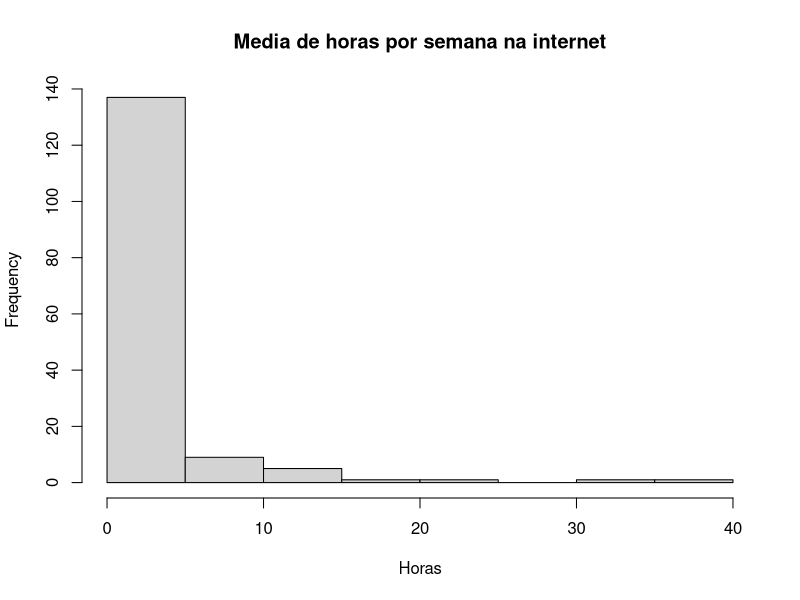
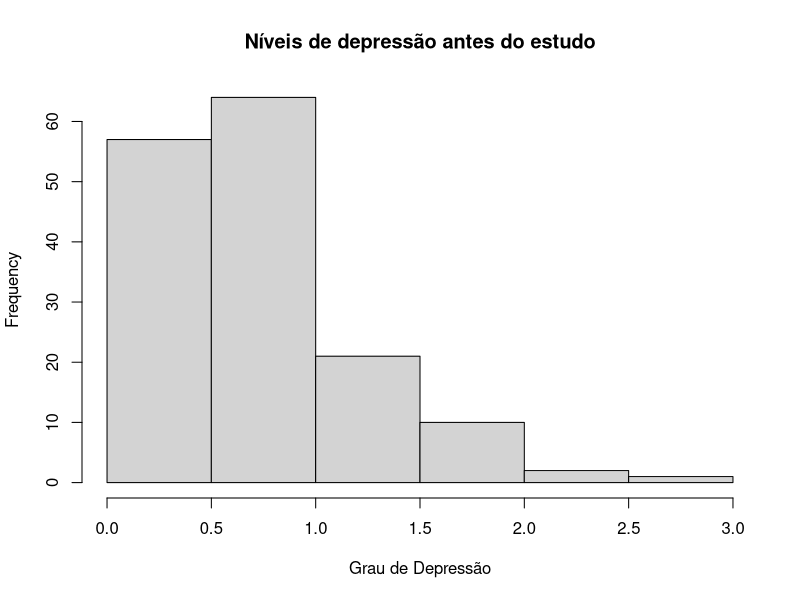
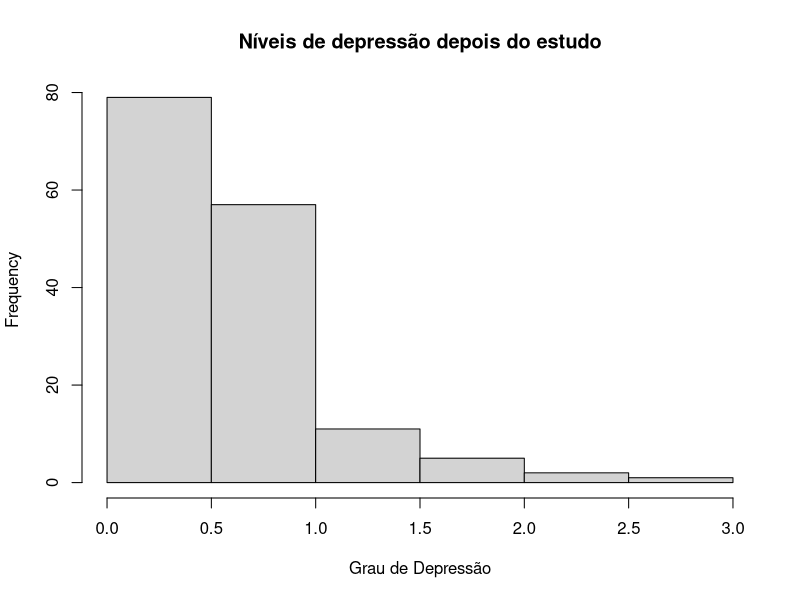
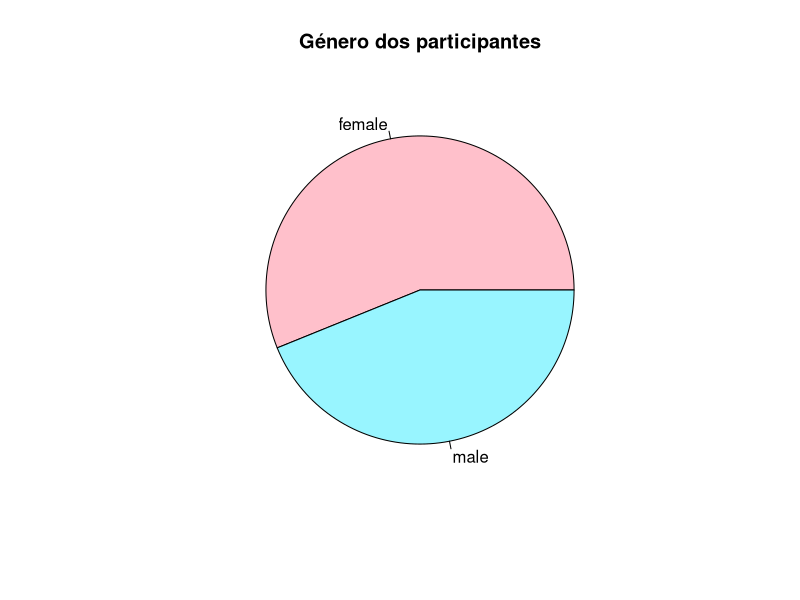
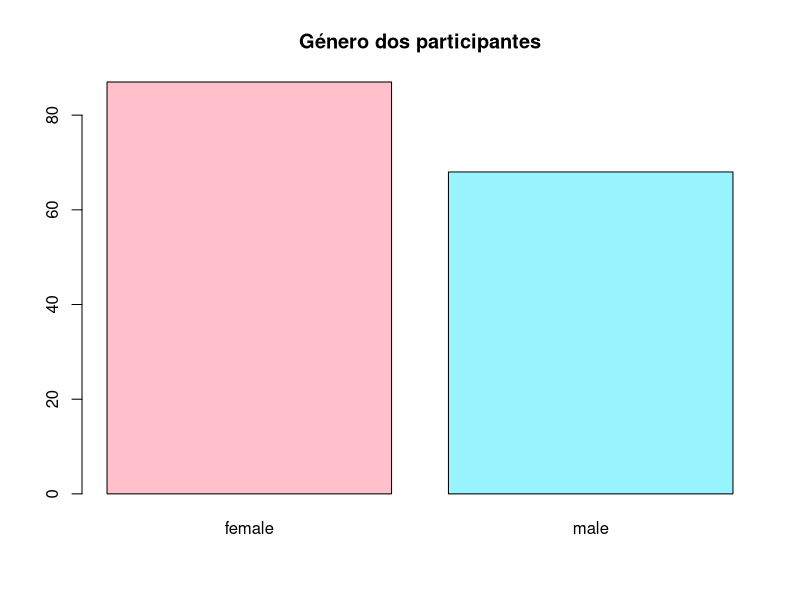
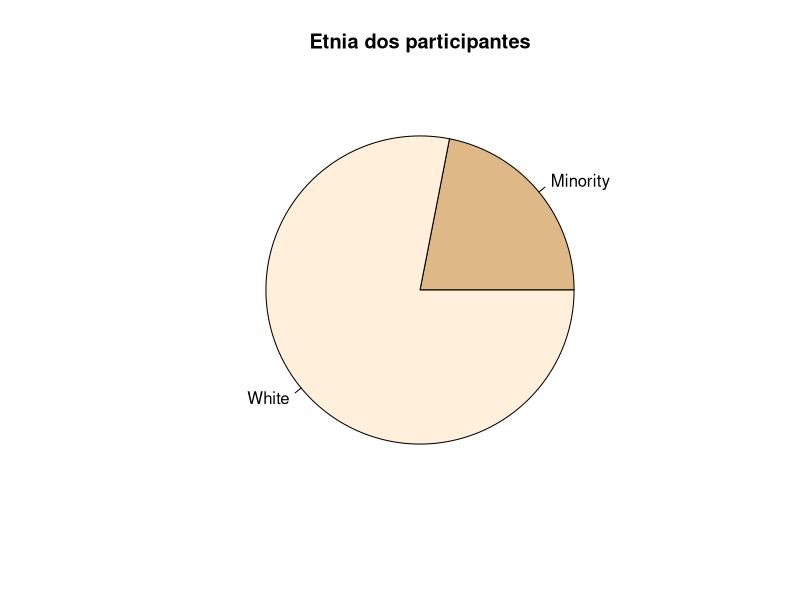
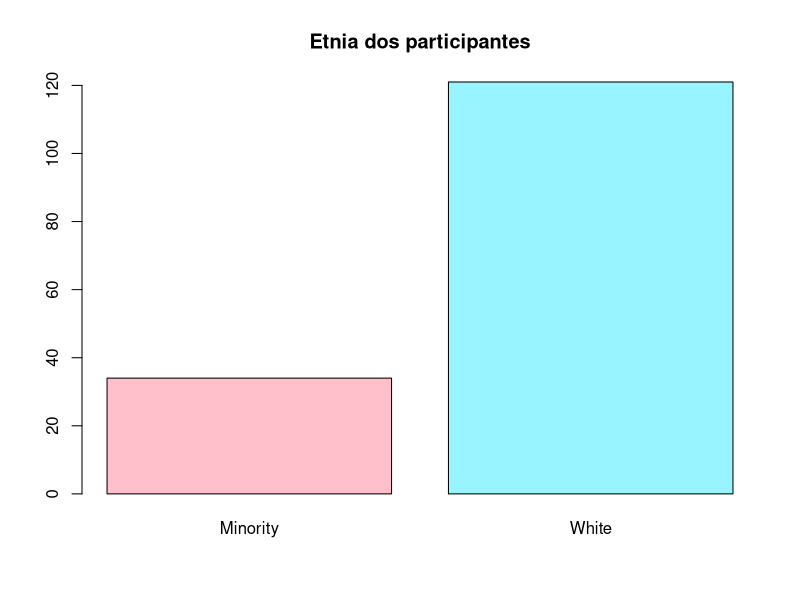
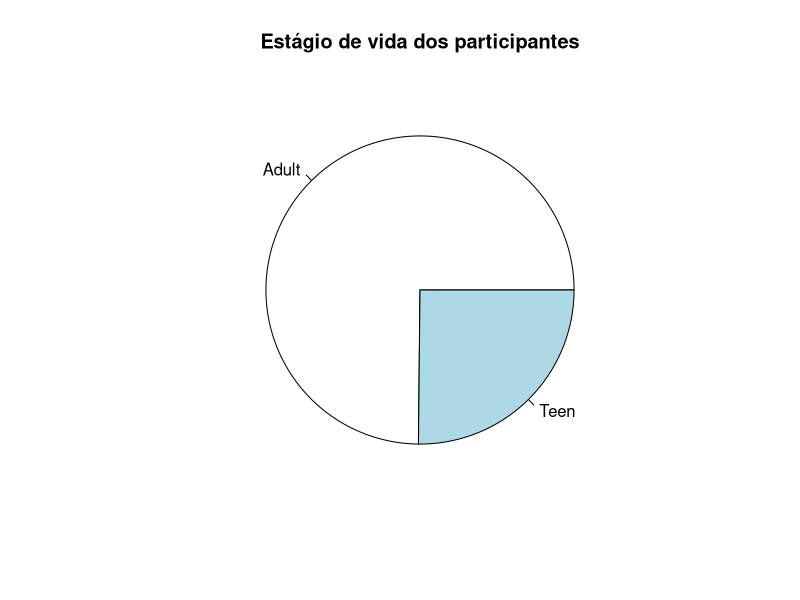

Source code (R) for these figures, in order:
## ---- chunk 1
data = read.delim("depression-and-the-internet.txt", header = TRUE)
dati= na.omit(data)
dati
## ---- chunk 2
summary(dati$Internet.use..mean.hours.per.week.)

range (dati$Internet.use..mean.hours.per.week.)

sd(dati$Internet.use..mean.hours.per.week.)
var(dati$Internet.use..mean.hours.per.week.)
fivenum((dati$Internet.use..mean.hours.per.week.))
## ---- chunk 3
hist(dati$Internet.use..mean.hours.per.week., main = "Media de horas por semana na internet",xlab = "Horas")
## ---- chunk 4
summary(dati$DepressionBefore)

range (dati$DepressionBefore)

sd(dati$DepressionBefore)
var(dati$DepressionBefore)
fivenum((dati$DepressionBefore))
## ---- chunk 5
hist(dati$DepressionBefore, main = "Níveis de depressão antes do estudo",xlab = "Grau de Depressão")
## ---- chunk 6
summary(dati$DepressionAfter)

range (dati$DepressionAfter)

sd(dati$DepressionAfter)
var(dati$DepressionAfter)
fivenum((dati$DepressionAfter))
## ---- chunk 7
hist(dati$DepressionAfter, main = "Níveis de depressão depois do estudo",xlab = "Grau de Depressão")
## ---- chunk 8
gender = table(dati$Gender)
gender
## ---- chunk 9
pie(gender, labels = names(gender),col=c("pink","cadetblue1"), main = "Género dos participantes")
## ---- chunk 10
barplot(gender, col = c("pink","cadetblue1"), main = "Género dos participantes" )
## ---- chunk 11
Etnia = table(dati$Race..white...1..minority...0.)
names(Etnia) = c("Minority","White")
Etnia

## ---- chunk 12
pie(Etnia,col=c("burlywood","antiquewhite1"), main = "Etnia dos participantes")

## ---- chunk 13
barplot(Etnia, col = c("pink","cadetblue1"), main = "Etnia dos participantes" )
## ---- chunk 14
age = table(dati$Age)
age
## ---- chunk 15
pie(age, main = "Estágio de vida dos participantes")
## ---- chunk 16
barplot(age, main = "Estágio de vida dos participantes" )
## ---- chunk 17
summary(dati$Household.income...000.)

range (dati$Household.income...000.)

sd(dati$Household.income...000.)
var(dati$Household.income...000.)
fivenum((dati$Household.income...000.))
## ---- chunk 18
hist(dati$Household.income...000., main = "Salário Anual do Agregado dos Participantes",xlab = "Salário (em milhares)")
## ---- chunk 19
sal= table(dati$Household.income...000.)
barplot(sal,main ="Salário Anual do Agregado dos Participantes", xlab="Salário (em milhares)", ylab = "Frequência", cex.names = 0.70,las= 2)
## ---- chunk 20
summary(dati$Household.size)

range (dati$Household.size)

sd(dati$Household.size)
var(dati$Household.size)
fivenum((dati$Household.size))
## ---- chunk 21
hist(dati$Household.size, main = "Salário Anual do Agregado dos Participantes",xlab = "Número de pessoas do agregado")

## ---- chunk 22
agr= table(dati$Household.size)
barplot(agr,main ="Tamanho do Agregado dos Participantes", xlab="Número de pessoas do agregado", ylab = "Frequência", cex.names = 1,las= 2)
## ---- chunk 23
db = dati$DepressionBefore
## ---- chunk 24
model1b = lm (db~dati$Gender)
model1b
summary(model1b)
plot(model1b)
## ---- chunk 25
model2b =lm(db~dati$Race..white...1..minority...0.)
model2b
summary(model2b)
plot(model2b)
## ---- chunk 26
model3b = lm(db~dati$Age)
model3b
summary(model3b)
plot(model3b)
## ---- chunk 27
model4b=lm(db~dati$Household.income...000.)
model4b
summary(model4b)
plot(model4b)

## ---- chunk 28
model5b=lm(db~dati$Household.size)
model5b
summary(model5b)
plot(model5b)
## ---- chunk 29
da=dati$DepressionAfter
## ---- chunk 30
model=lm(dati$DepressionAfter~dati$Internet.use..mean.hours.per.week.)
model
summary(model)
plot(model)
## ---- chunk 31
modelab = lm(da~db)
modelab
summary(modelab)
plot(modelab)

## ---- chunk 32
model21 = lm(da~dati$Internet.use..mean.hours.per.week.+dati$Gender)
model21
summary (model21)
## ---- chunk 33
model22 = lm (da~dati$Internet.use..mean.hours.per.week.+dati$Race..white...1..minority...0.) 
model22
summary(model22)
## ---- chunk 34
model23 = lm(da~dati$Internet.use..mean.hours.per.week.+dati$Age)
model23
summary(model23)
## ---- chunk 35
model24 = lm(da~dati$Internet.use..mean.hours.per.week.+dati$Household.income...000.)
model24
summary(model24)
## ---- chunk 36
model25 = lm (da~dati$Internet.use..mean.hours.per.week.+dati$Household.size)
model25
summary(model25)
## ---- chunk 37
model26 = lm (da~dati$Gender+dati$Age)
model26
summary(model26)

interaction.plot(dati$Age,dati$Gender,da)
## ---- chunk 38
model27=lm(da~dati$Gender+dati$Race..white...1..minority...0.)
model27
summary(model27)

interaction.plot(dati$Race..white...1..minority...0.,dati$Gender,da)
## ---- chunk 39
model28 =lm(da ~dati$Age+dati$Race..white...1..minority...0.)
model28
summary(model28)
interaction.plot(dati$Age,dati$Race..white...1..minority...0.,da)
## ---- chunk 40
model26 = lm (db~dati$Gender+dati$Age)
model26
summary(model26)

interaction.plot(dati$Age,dati$Gender,db)
## ---- chunk 41
model27=lm(db~dati$Gender+dati$Race..white...1..minority...0.)
model27
summary(model27)

interaction.plot(dati$Race..white...1..minority...0.,dati$Gender,db)
## ---- chunk 42
model28 =lm(db ~dati$Age+dati$Race..white...1..minority...0.)
model28
summary(model28)
interaction.plot(dati$Age,dati$Race..white...1..minority...0.,db)
## ---- chunk 43
model_final = lm (da~dati$Internet.use..mean.hours.per.week.+dati$Gender+dati$Race..white...1..minority...0.+dati$Age+dati$Household.income...000.+dati$Household.size)
model_final
summary(model_final)

plot(model_final)
